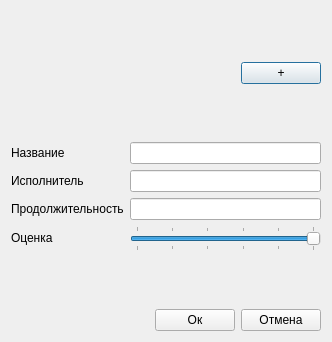
<?xml version="1.0" encoding="UTF-8"?>
<ui version="4.0">
 <class>SongDialog</class>
 <widget class="QDialog" name="SongDialog">
  <property name="geometry">
   <rect>
    <x>0</x>
    <y>0</y>
    <width>332</width>
    <height>342</height>
   </rect>
  </property>
  <property name="windowTitle">
   <string>Dialog</string>
  </property>
  <layout class="QGridLayout" name="gridLayout">
   <item row="0" column="0">
    <layout class="QHBoxLayout" name="horizontalLayout">
     <item>
      <widget class="QLabel" name="labelPreview">
       <property name="sizePolicy">
        <sizepolicy hsizetype="Fixed" vsizetype="Fixed">
         <horstretch>0</horstretch>
         <verstretch>0</verstretch>
        </sizepolicy>
       </property>
       <property name="minimumSize">
        <size>
         <width>125</width>
         <height>125</height>
        </size>
       </property>
       <property name="toolTip">
        <string>Превью</string>
       </property>
       <property name="text">
        <string/>
       </property>
      </widget>
     </item>
     <item>
      <spacer name="horizontalSpacer">
       <property name="orientation">
        <enum>Qt::Horizontal</enum>
       </property>
       <property name="sizeHint" stdset="0">
        <size>
         <width>40</width>
         <height>20</height>
        </size>
       </property>
      </spacer>
     </item>
     <item>
      <widget class="QPushButton" name="btnPreview">
       <property name="sizePolicy">
        <sizepolicy hsizetype="Fixed" vsizetype="Fixed">
         <horstretch>0</horstretch>
         <verstretch>0</verstretch>
        </sizepolicy>
       </property>
       <property name="toolTip">
        <string>Выбрать изображение</string>
       </property>
       <property name="text">
        <string>+</string>
       </property>
      </widget>
     </item>
    </layout>
   </item>
   <item row="1" column="0">
    <layout class="QFormLayout" name="formLayout">
     <item row="0" column="0">
      <widget class="QLabel" name="label_5">
       <property name="text">
        <string>Название</string>
       </property>
      </widget>
     </item>
     <item row="0" column="1">
      <widget class="QLineEdit" name="lineEdit_name"/>
     </item>
     <item row="1" column="0">
      <widget class="QLabel" name="label_6">
       <property name="text">
        <string>Исполнитель</string>
       </property>
      </widget>
     </item>
     <item row="2" column="0">
      <widget class="QLabel" name="label_7">
       <property name="text">
        <string>Продолжительность</string>
       </property>
      </widget>
     </item>
     <item row="3" column="0">
      <widget class="QLabel" name="label_8">
       <property name="text">
        <string>Оценка</string>
       </property>
      </widget>
     </item>
     <item row="3" column="1">
      <widget class="QSlider" name="horizontalSlider_grade">
       <property name="maximum">
        <number>5</number>
       </property>
       <property name="pageStep">
        <number>1</number>
       </property>
       <property name="value">
        <number>5</number>
       </property>
       <property name="sliderPosition">
        <number>5</number>
       </property>
       <property name="orientation">
        <enum>Qt::Horizontal</enum>
       </property>
       <property name="tickPosition">
        <enum>QSlider::TicksBothSides</enum>
       </property>
       <property name="tickInterval">
        <number>1</number>
       </property>
      </widget>
     </item>
     <item row="1" column="1">
      <widget class="QLineEdit" name="lineEdit_performer"/>
     </item>
     <item row="2" column="1">
      <widget class="QLineEdit" name="lineEdit_lengh"/>
     </item>
    </layout>
   </item>
   <item row="2" column="0">
    <layout class="QHBoxLayout" name="horizontalLayout_2">
     <item>
      <spacer name="horizontalSpacer_2">
       <property name="orientation">
        <enum>Qt::Horizontal</enum>
       </property>
       <property name="sizeHint" stdset="0">
        <size>
         <width>40</width>
         <height>20</height>
        </size>
       </property>
      </spacer>
     </item>
     <item>
      <widget class="QPushButton" name="pushButton_ok">
       <property name="text">
        <string>Ок</string>
       </property>
      </widget>
     </item>
     <item>
      <widget class="QPushButton" name="pushButton_cancel">
       <property name="text">
        <string>Отмена</string>
       </property>
      </widget>
     </item>
    </layout>
   </item>
  </layout>
 </widget>
 <resources/>
 <connections/>
</ui>
